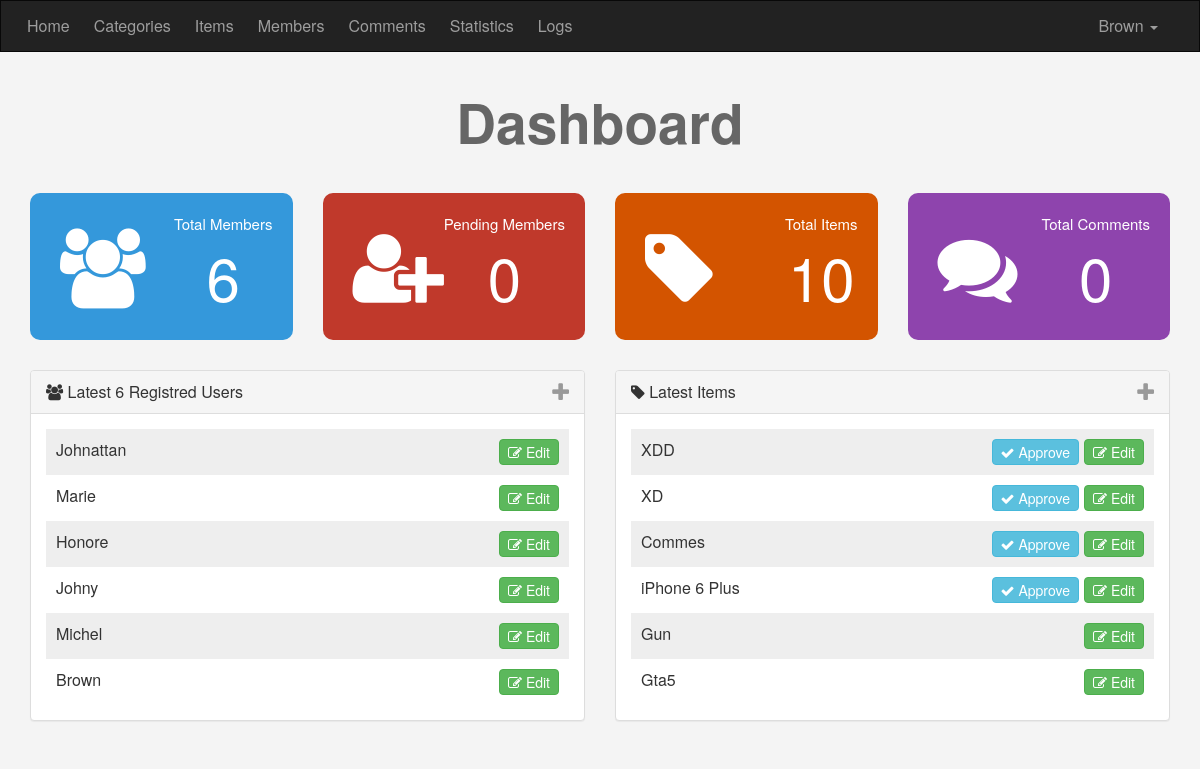
The app's page /Ecommerce/admin/dashboard.php (signed in) with its own data.
### tables this page shows
CREATE TABLE `users` (
  `UserID` int(11) NOT NULL COMMENT 'To identify User',
  `Username` varchar(255) NOT NULL COMMENT 'Username To Login',
  `Password` varchar(255) NOT NULL COMMENT 'Password To Login',
  `Email` varchar(255) NOT NULL,
  `FullName` varchar(255) NOT NULL,
  `GroupID` int(11) NOT NULL DEFAULT 0 COMMENT 'Identify User Group',
  `TrustStatus` int(11) NOT NULL DEFAULT 0 COMMENT 'Seller Rank',
  `RegStatus` int(11) NOT NULL DEFAULT 0 COMMENT 'User Approval',
  `Date` date NOT NULL
);

CREATE TABLE `items` (
  `Item_ID` int(11) NOT NULL,
  `Name` varchar(255) NOT NULL,
  `Description` text NOT NULL,
  `Price` varchar(255) NOT NULL,
  `Add_Date` date NOT NULL,
  `Country_Made` varchar(255) NOT NULL,
  `Image` varchar(255) DEFAULT NULL,
  `Status` varchar(255) NOT NULL,
  `Rating` smallint(6) DEFAULT NULL,
  `Approve` tinyint(4) NOT NULL DEFAULT 0,
  `Cat_ID` int(11) DEFAULT NULL,
  `Member_ID` int(11) DEFAULT NULL
);

### Ecommerce/admin/includes/languages/english.php (called while the page is built)
<?php
function lang( $phrase ){
   static $lang = array(
   	      'HOME_ADMIN' => 'Home',
   	      'CATEGORIES' => 'Categories',
   	      'ITEMS'      => 'Items',
   	      'MEMBERS'    => 'Members',
            'COMMENTS'   => 'Comments',
   	      'STATISTICS' => 'Statistics',
   	      'LOGS'       => 'Logs',
   	      ''           => '',
   	      ''           => '',
   	      ''           => '',
   	      ''           => '',
   	      ''           => '',
   	      ''           => '',
   );
   return $lang[$phrase];
}

### Ecommerce/admin/includes/functions/functions.php (called while the page is built, shortened)
<?php
function checkItem($select, $from, $value){
    global $con;
    $statement = $con->prepare("SELECT $select FROM $from WHERE $select = ?");
    $statement->execute(array($value));
    $count = $statement->rowCount();
    return $count;
}
function countItems($item, $table){
    global $con;
    $stmt2 = $con->prepare("SELECT COUNT($item) FROM $table");
    $stmt2->execute();
    return $stmt2->fetchColumn();
}
function getLatest($select, $table, $order, $limit = 5){
   global $con;
   $getStmt = $con->prepare("SELECT $select
                             FROM $table
                             ORDER BY $order DESC
                             LIMIT $limit");
   $getStmt->execute();
   $rows = $getStmt->fetchAll();
   return $rows;
}

### Ecommerce/admin/dashboard.php (the view, shortened to what this page needs)
<?php
if(isset($_SESSION['Username'])){
      include 'init.php';
       $numUsers = 6;
       $latestUsers = getLatest("*", "users", "UserID", $numUsers);
       $numItems = 6;
       $latestItems = getLatest("*", 'items', 'Item_ID', $numItems);
      ?>
    <div class="home-stats">
       <div class="container text-center">
         <h1>Dashboard</h1>
         <div class="row">
               <div class="col-md-3">
                     <div class="stat st-members">
                       <i class="fa fa-users"></i>
                       <div class="info">
                           Total Members
                         <span>
                          <a href="members.php">
                            <?php echo countItems('UserID', 'users'); ?>
                          </a>
                         </span>
                       </div>
                    </div>
               </div>
                <div class="col-md-3">
                     <div class="stat st-pending">
                        <i class="fa fa-user-plus"></i>
                        <div class="info">
                            Pending Members
                            <span>
                            <a href="members.php?do=Manage&page=Pending">
                              <?php echo checkItem("RegStatus", "users", 0); ?>
                            </a>
                          </span>
                        </div>
                     </div>
               </div>
                <div class="col-md-3">
                     <div class="stat st-items">
                        <i class="fa fa-tag"></i>
                        <div class="info">
                            Total Items
                           <span>
                             <a href="items.php">
                              <?php echo countItems('Item_ID', 'items'); ?>
                             </a>
                           </span>
                        </div>
                     </div>
               </div>
                <div class="col-md-3">
                     <div class="stat st-comments">
                         <i class="fa fa-comments"></i>
                         <div class="info">
                            Total Comments
                            <span>0</span>
                         </div>
                     </div>
               </div>
         </div>
     </div>
     </div>
     <div class="latest">
       <div class="container">
           <div class="row">
                <div class="col-sm-6">
                   <div class="panel panel-default">
                      <div class="panel-heading">
                           <i class="fa fa-users"></i>
                           Latest <?php echo $numUsers; ?> Registred Users
                           <span class="toggle-info pull-right">
                               <i class="fa fa-plus fa-lg"></i>
                           </span>
                      </div>
                      <div class="panel-body">
                         <ul class="list-unstyled latest-users">
                          <?php
                            foreach ($latestUsers as $user) {
                                 echo '<li>';
                                    echo $user['Username'];
                                    echo '<a href="members.php?do=Edit&userid='. $user['UserID'] .'">';
                                      echo '<span class="btn btn-success pull-right">';
                                      echo '<i class="fa fa-edit"></i> Edit';
                                      echo '</span>';
                                    echo '</a>';
                                 echo '</li>';
                            }
                          ?>
                        </ul>
                      </div>
                   </div>
                </div>
                <div class="col-sm-6">
                   <div class="panel panel-default">
                      <div class="panel-heading">
                           <i class="fa fa-tag"></i> Latest Items
                           <span class="toggle-info pull-right">
                               <i class="fa fa-plus fa-lg"></i>
                           </span>
                      </div>
                      <div class="panel-body">
                          <ul class="list-unstyled latest-users">
                          <?php
                            foreach ($latestItems as $item) {
                                 echo '<li>';
                                    echo $item['Name'];
                                    echo '<a href="items.php?do=Edit&itemid='. $item['Item_ID'] .'">';
                                      echo '<span class="btn btn-success pull-right">';
                                      echo '<i class="fa fa-edit"></i> Edit';
                                      if($item['Approve'] == 0){
                                        echo "<a href='items.php?do=Approve&itemid=". $item['Item_ID'] ."' class='btn btn-info  pull-right activate'><i class='fa fa-check'></i> Approve</a>";
                                      }
                                      echo '</span>';
                                    echo '</a>';
                                 echo '</li>';
                            }
                          ?>
                        </ul>
                      </div>
                   </div>
                </div>
           </div>
       </div>
     </div>
     <?php
      include $tpl. 'footer.php';
}else{
	header('Location: index.php');
	exit();
}

### Ecommerce/admin/includes/templates/header.php (shortened to what this page needs)
<!DOCTYPE html>
<html>
<head>
	<link rel="stylesheet" href="<?php echo $css; ?>bootstrap.min.css">
	<link rel="stylesheet" href="<?php echo $css; ?>font-awesome.min.css">
	<link rel="stylesheet" href="<?php echo $css; ?>jquery-ui.css">
	<link rel="stylesheet" href="<?php echo $css; ?>jquery.selectBoxIt.css">
	<link rel="stylesheet" href="<?php echo $css; ?>backend.css">
</head>
<body class="homepage">

### Ecommerce/admin/init.php (shortened to what this page needs)
<?php
include 'connect.php';
$tpl  = 'includes/templates/';
$lang = 'includes/languages/';
$func = 'includes/functions/';
$css  = 'layout/css/';
include  $func . 'functions.php';
include  $lang . 'english.php';
include  $tpl  . 'header.php';
if(! isset($noNavbar)){ include  $tpl . 'navbar.php'; }

### Ecommerce/admin/includes/templates/navbar.php (shortened to what this page needs)
<nav class="navbar navbar-inverse">
  <div class="container">
    <div class="navbar-header">
      <a class="navbar-brand" href="dashboard.php"><?php echo lang('HOME_ADMIN'); ?></a>
    </div>
    <div class="collapse navbar-collapse" id="app-nav">
      <ul class="nav navbar-nav">
        <li><a href="categories.php"><?php echo lang('CATEGORIES'); ?></a></li>
        <li><a href="items.php"><?php echo lang('ITEMS'); ?></a></li>
        <li><a href="members.php"><?php echo lang('MEMBERS'); ?></a></li>
        <li><a href="comments.php"><?php echo lang('COMMENTS'); ?></a></li>
        <li><a href="#"><?php echo lang('STATISTICS'); ?></a></li>
        <li><a href="#"><?php echo lang('LOGS'); ?></a></li>
      </ul>
      <ul class="nav navbar-nav navbar-right">
        <li class="dropdown">
          <a href="#" class="dropdown-toggle" data-toggle="dropdown" role="button" aria-haspopup="true" aria-expanded="false"><?= $_SESSION['Username']; ?> <span class="caret"></span></a>
        </li>
      </ul>
    </div>
  </div>
</nav>

### Ecommerce/admin/includes/templates/footer.php (shortened to what this page needs)
</body>
</html>

### Ecommerce/admin/layout/css/backend.css (style rules this page uses)
body { background-color: #F4F4F4; font-size: 16px; }
.navbar { border-radius: 0; margin-bottom: 0; }
.nav > li > a, .navbar-brand { padding: 15px 12px; }
.navbar-brand { font-size: 1em; }
.home-stats .stat { padding: 20px; font-size: 15px; color: #fff; border-radius: 10px; position: relative; overflow: hidden; }
.home-stats .stat i { position: absolute; font-size: 80px; top: 35px; left: 30px; }
.home-stats .stat .info { float: right; }
.home-stats .stat a { color: #fff; }
.home-stats .stat span { display: block; font-size: 60px; }
.home-stats .st-members { background-color: #3498db; }
.home-stats .st-pending { background-color: #c0392b; }
.home-stats .st-items { background-color: #d35400; }
.home-stats .st-comments { background-color: #8e44ad; }
.latest { margin-top: 30px; }
.latest .toggle-info { color: #999; }
.latest-users { margin-bottom: 0; }
.latest-users li { padding: 10px; overflow: hidden; }
.latest-users li:nth-child(odd) { background-color: #eee; }
.latest-users .btn-success, .latest-users .btn-info { padding: 2px 8px; }
.latest-users .btn-info { margin-right: 5px; }
h1 { font-size: 55px; margin: 40px 0; font-weight: bold; color: #666; }
.activate { margin-left: 5px; }

### records on screen
users: Username "Johnattan"
users: Username "Marie"
users: Username "Honore"
users: Username "Johny"
users: Username "Michel"
users: Username "Brown"
items: Name "XDD"
items: Name "XD"
items: Name "Commes"
items: Name "iPhone 6 Plus"
items: Name "Gun"
items: Name "Gta5"

### other values on screen
lang('HOME_ADMIN') "Home"
lang('CATEGORIES') "Categories"
lang('ITEMS') "Items"
lang('MEMBERS') "Members"
lang('COMMENTS') "Comments"
lang('STATISTICS') "Statistics"
lang('LOGS') "Logs"
$_SESSION['Username'] "Brown"
countItems('UserID', 'users') "6"
checkItem("RegStatus", "users", 0) "0"
countItems('Item_ID', 'items') "10"
$numUsers "6"
